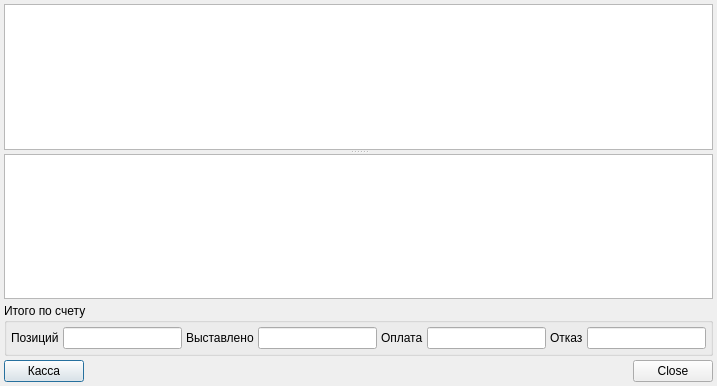
<?xml version="1.0" encoding="UTF-8"?>
<ui version="4.0">
 <class>InstantAccountDialog</class>
 <widget class="QDialog" name="InstantAccountDialog">
  <property name="geometry">
   <rect>
    <x>0</x>
    <y>0</y>
    <width>717</width>
    <height>386</height>
   </rect>
  </property>
  <property name="windowTitle">
   <string>Счёт</string>
  </property>
  <layout class="QVBoxLayout" name="verticalLayout">
   <property name="spacing">
    <number>4</number>
   </property>
   <property name="margin">
    <number>4</number>
   </property>
   <item>
    <widget class="QWidget" name="widget" native="true">
     <layout class="QGridLayout" name="gridLayout">
      <property name="margin">
       <number>0</number>
      </property>
      <property name="spacing">
       <number>4</number>
      </property>
      <item row="0" column="0">
       <widget class="QSplitter" name="splitter">
        <property name="orientation">
         <enum>Qt::Vertical</enum>
        </property>
        <property name="childrenCollapsible">
         <bool>false</bool>
        </property>
        <widget class="CTableView" name="tblAccounts"/>
        <widget class="CTableView" name="tblAccountItems"/>
       </widget>
      </item>
     </layout>
    </widget>
   </item>
   <item>
    <widget class="QGroupBox" name="groupAccount">
     <property name="title">
      <string>Итого по счету</string>
     </property>
     <layout class="QHBoxLayout">
      <property name="spacing">
       <number>4</number>
      </property>
      <property name="margin">
       <number>4</number>
      </property>
      <item>
       <widget class="QLabel" name="lblAccountItemsCount">
        <property name="text">
         <string>Позиций</string>
        </property>
        <property name="buddy">
         <cstring>edtAccountItemsCount</cstring>
        </property>
       </widget>
      </item>
      <item>
       <widget class="QLineEdit" name="edtAccountItemsCount">
        <property name="alignment">
         <set>Qt::AlignRight</set>
        </property>
        <property name="readOnly">
         <bool>true</bool>
        </property>
       </widget>
      </item>
      <item>
       <widget class="QLabel" name="lblAccountSum">
        <property name="text">
         <string>Выставлено</string>
        </property>
        <property name="buddy">
         <cstring>edtAccountItemsSum</cstring>
        </property>
       </widget>
      </item>
      <item>
       <widget class="QLineEdit" name="edtAccountItemsSum">
        <property name="alignment">
         <set>Qt::AlignRight</set>
        </property>
        <property name="readOnly">
         <bool>true</bool>
        </property>
       </widget>
      </item>
      <item>
       <widget class="QLabel" name="lblAccountPayed">
        <property name="text">
         <string>Оплата</string>
        </property>
        <property name="buddy">
         <cstring>edtAccountItemsPayed</cstring>
        </property>
       </widget>
      </item>
      <item>
       <widget class="QLineEdit" name="edtAccountItemsPayed">
        <property name="alignment">
         <set>Qt::AlignRight</set>
        </property>
        <property name="readOnly">
         <bool>true</bool>
        </property>
       </widget>
      </item>
      <item>
       <widget class="QLabel" name="lblAccountRejected">
        <property name="text">
         <string>Отказ</string>
        </property>
        <property name="buddy">
         <cstring>edtAccountItemsRefused</cstring>
        </property>
       </widget>
      </item>
      <item>
       <widget class="QLineEdit" name="edtAccountItemsRefused">
        <property name="alignment">
         <set>Qt::AlignRight</set>
        </property>
        <property name="readOnly">
         <bool>true</bool>
        </property>
       </widget>
      </item>
     </layout>
    </widget>
   </item>
   <item>
    <layout class="QHBoxLayout" name="horizontalLayout">
     <item>
      <widget class="QPushButton" name="btnECashRegister">
       <property name="text">
        <string>Касса</string>
       </property>
      </widget>
     </item>
     <item>
      <widget class="QDialogButtonBox" name="buttonBox">
       <property name="standardButtons">
        <set>QDialogButtonBox::Close</set>
       </property>
      </widget>
     </item>
    </layout>
   </item>
  </layout>
 </widget>
 <customwidgets>
  <customwidget>
   <class>CTableView</class>
   <extends>QTableView</extends>
   <header>library/TableView.h</header>
  </customwidget>
 </customwidgets>
 <tabstops>
  <tabstop>tblAccounts</tabstop>
  <tabstop>tblAccountItems</tabstop>
  <tabstop>edtAccountItemsCount</tabstop>
  <tabstop>edtAccountItemsSum</tabstop>
  <tabstop>edtAccountItemsPayed</tabstop>
  <tabstop>edtAccountItemsRefused</tabstop>
 </tabstops>
 <resources/>
 <connections>
  <connection>
   <sender>buttonBox</sender>
   <signal>rejected()</signal>
   <receiver>InstantAccountDialog</receiver>
   <slot>reject()</slot>
   <hints>
    <hint type="sourcelabel">
     <x>650</x>
     <y>375</y>
    </hint>
    <hint type="destinationlabel">
     <x>716</x>
     <y>369</y>
    </hint>
   </hints>
  </connection>
 </connections>
</ui>
